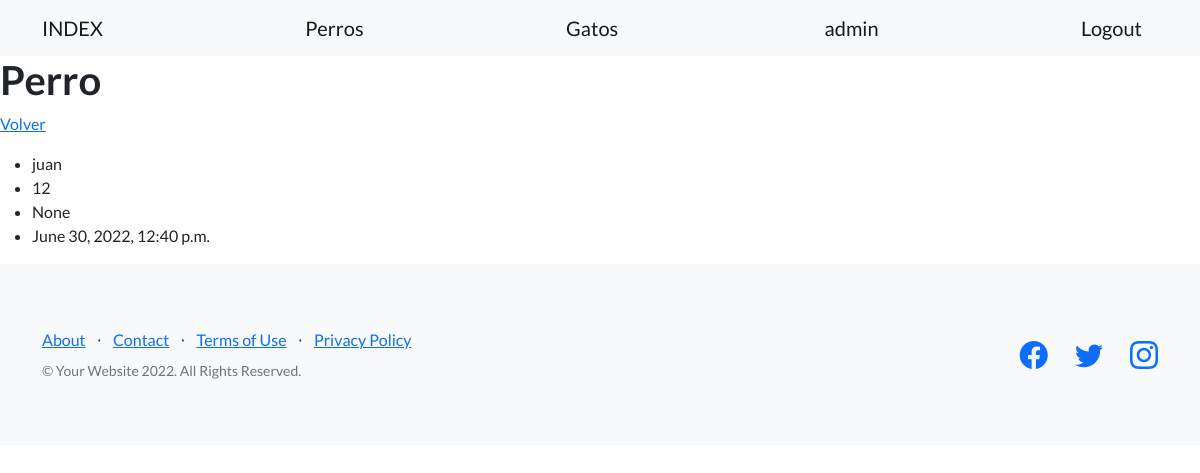
Screenshot of /mostrar-perro/14/ (signed in) with the database file from the repository.
### desafio/models.py (models this page shows, shortened)
class Perro(models.Model):
    nombre = models.CharField(max_length=30)
    edad = models.IntegerField()
    descripcion = RichTextField(null=True)
    fecha_creacion = models.DateTimeField(null=True)

### desafio/views.py (the view)
# urls.py: path('mostrar-perro/<int:id>/', mostrar_perro, name= "mostrar_perro")
def mostrar_perro(request, id):
    perro = Perro.objects.get(id=id)
    return render(request, "perro/mostrar_perro.html", {"perro": perro})

### Templates/perro/mostrar_perro.html (shortened to what this page needs)
{% extends 'base.html' %}
{% block texto_header %}
<h1>Perro</h1>
{% endblock texto_header %}
{% block despues_del_header %}
<p>
    <a href={% url 'listado_perros' %}>Volver</a>
</p>
<p>
    <ul>
        <li>
            {{perro.nombre}}
        </li>
        <li>
            {{perro.edad}}
        </li>
        <li>
            {{perro.descripcion | safe}}
        </li>
        <li>
            {{perro.fecha_creacion}}
        </li>
    </ul>
</p>
{% endblock despues_del_header %}

### Templates/base.html (shortened to what this page needs)
<!DOCTYPE html>
<html lang="en">
    <head>
        {% load static %}
        <link href="https://cdn.jsdelivr.net/npm/bootstrap-icons@1.5.0/font/bootstrap-icons.css" rel="stylesheet" type="text/css" />
        <link href={% static "desafio/css/styles.css" %} rel="stylesheet" />
    </head>
    <body>
        <nav class="navbar navbar-light bg-light static-top">
            <div class="container">
                <a class="navbar-brand" href={% url 'index' %}>INDEX</a>
                <a class="navbar-brand" href={% url 'listado_perros' %}>Perros</a>
                <a class="navbar-brand" href={% url 'listado_gatos' %}>Gatos</a>
                {% if request.user.is_authenticated %}
                <a class="navbar-brand" href={% url 'perfil' %}>
                    {{request.user.username}}</a>
                <a class="navbar-brand" href={% url 'logout' %}>Logout</a>
                {% else %}
                <a class="navbar-brand" href={% url 'login' %}>Login</a>
                <a class="navbar-brand" href={% url 'register' %}>Register</a>
                {% endif %}
            </div>
        </nav>
        {% block header %}
                {% block texto_header %}
                {% endblock texto_header %}
        {% endblock header %}
        {% block despues_del_header %}
        {% endblock despues_del_header %}
        <footer class="footer bg-light">
            <div class="container">
                <div class="row">
                    <div class="col-lg-6 h-100 text-center text-lg-start my-auto">
                        <ul class="list-inline mb-2">
                            <li class="list-inline-item"><a href="#!">About</a></li>
                            <li class="list-inline-item">⋅</li>
                            <li class="list-inline-item"><a href="#!">Contact</a></li>
                            <li class="list-inline-item">⋅</li>
                            <li class="list-inline-item"><a href="#!">Terms of Use</a></li>
                            <li class="list-inline-item">⋅</li>
                            <li class="list-inline-item"><a href="#!">Privacy Policy</a></li>
                        </ul>
                        <p class="text-muted small mb-4 mb-lg-0">&copy; Your Website 2022. All Rights Reserved.</p>
                    </div>
                    <div class="col-lg-6 h-100 text-center text-lg-end my-auto">
                        <ul class="list-inline mb-0">
                            <li class="list-inline-item me-4">
                                <a href="#!"><i class="bi-facebook fs-3"></i></a>
                            </li>
                            <li class="list-inline-item me-4">
                                <a href="#!"><i class="bi-twitter fs-3"></i></a>
                            </li>
                            <li class="list-inline-item">
                                <a href="#!"><i class="bi-instagram fs-3"></i></a>
                            </li>
                        </ul>
                    </div>
                </div>
            </div>
        </footer>
    </body>
</html>

### rows the page displays
Perro: nombre "juan", edad "12", descripcion "None", fecha_creacion "June 30, 2022, 12:40 p.m."

### other values shown
{{ request.user.username }} "admin"
